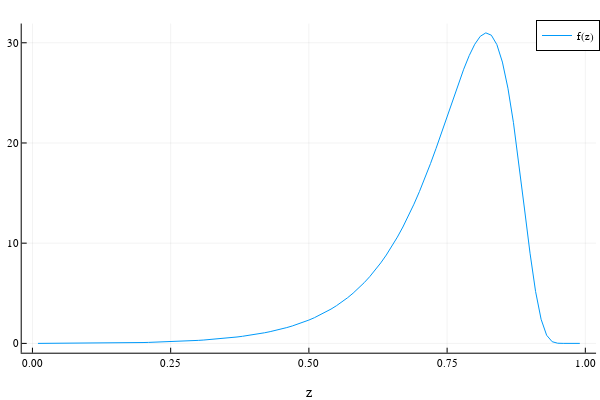

Notebook cell for this chart:
### Markdown cell above
### (c) If your result in (b) is correct, 
you will notice that 𝑓(0) and 𝑓(1) are both
of the indeterminate form 0/0. Write a code to plot 𝑓(𝑧) from 𝑧 = 0.01 to
𝑧 = 0.99. 

Guess the value of $lim_{z\to0^+} f(z)$ and $lim_{z\to1^-} f(z)$.

### Code cell
zs = 0.01:0.01:0.99
fs = (t->fexpr(z=>t)).(zs)

plot(zs,fs,label="f(z)")
xlabel!("z")

### Figure 1 — Plotly figure (JSON) as saved in the notebook; plotly's stock layout.template omitted (floating-point values rounded to 4 significant figures)
{"data": [{"colorbar": {"len": 0.9143, "title": {"text": ""}, "x": 0.9934, "y": 0.533}, "legendgroup": "f(z)", "line": {"color": "rgba(0, 154, 250, 1.000)", "dash": "solid", "shape": "linear", "width": 1}, "mode": "lines", "name": "f(z)", "showlegend": true, "type": "scatter", "x": [0.01, 0.02, 0.03, 0.04, 0.05, 0.06, 0.07, 0.08, 0.09, 0.1, 0.11, 0.12, 0.13, 0.14, 0.15, 0.16, 0.17, 0.18, 0.19, 0.2, 0.21, 0.22, 0.23, 0.24, 0.25, 0.26, 0.27, 0.28, 0.29, 0.3, 0.31, 0.32, 0.33, 0.34, 0.35, 0.36, 0.37, 0.38, 0.39, 0.4, 0.41, 0.42, 0.43, 0.44, 0.45, 0.46, 0.47, 0.48, 0.49, 0.5, 0.51, 0.52, 0.53, 0.54, 0.55, 0.56, 0.57, 0.58, 0.59, 0.6, 0.61, 0.62, 0.63, 0.64, 0.65, 0.66, 0.67, 0.68, 0.69, 0.7, 0.71, 0.72, 0.73, 0.74, 0.75, 0.76, 0.77, 0.78, 0.79, 0.8, 0.81, 0.82, 0.83, 0.84, 0.85, 0.86, 0.87, 0.88, 0.89, 0.9, 0.91, 0.92, 0.93, 0.94, 0.95, 0.96, 0.97, 0.98, 0.99], "xaxis": "x", "y": [0.0001036, 0.0004293, 0.001001, 0.001845, 0.002989, 0.004465, 0.006307, 0.008551, 0.01124, 0.01441, 0.01812, 0.02241, 0.02735, 0.03299, 0.03941, 0.04668, 0.05487, 0.06408, 0.07441, 0.08596, 0.09884, 0.1132, 0.1291, 0.1468, 0.1664, 0.1881, 0.2122, 0.2387, 0.268, 0.3002, 0.3358, 0.375, 0.4182, 0.4657, 0.518, 0.5755, 0.6387, 0.7082, 0.7845, 0.8684, 0.9606, 1.062, 1.173, 1.295, 1.43, 1.577, 1.739, 1.917, 2.113, 2.328, 2.564, 2.823, 3.108, 3.421, 3.765, 4.143, 4.557, 5.012, 5.511, 6.058, 6.658, 7.315, 8.033, 8.818, 9.673, 10.6, 11.62, 12.71, 13.89, 15.16, 16.51, 17.95, 19.46, 21.03, 22.63, 24.26, 25.85, 27.36, 28.72, 29.85, 30.65, 30.99, 30.75, 29.82, 28.07, 25.47, 22.03, 17.91, 13.41, 8.998, 5.185, 2.407, 0.8129, 0.1678, 0.01537, 0.0003262, 3.408e-07, 1.542e-13, 9.812e-34], "yaxis": "y"}], "layout": {"annotations": [], "height": 400, "legend": {"bgcolor": "rgba(255, 255, 255, 1.000)", "bordercolor": "rgba(0, 0, 0, 1)", "borderwidth": 1, "font": {"color": "rgba(0, 0, 0, 1)", "family": "sans-serif", "size": 11}, "title": {"font": {"color": "rgba(0, 0, 0, 1)", "family": "sans-serif", "size": 15}, "text": ""}, "tracegroupgap": 0, "traceorder": "normal", "x": 1, "xanchor": "auto", "y": 1, "yanchor": "auto"}, "margin": {"b": 20, "l": 0, "r": 0, "t": 20}, "paper_bgcolor": "rgba(255, 255, 255, 1.000)", "plot_bgcolor": "rgba(255, 255, 255, 1.000)", "showlegend": true, "width": 600, "xaxis": {"anchor": "y", "domain": [0.03619, 0.9934], "gridcolor": "rgba(0, 0, 0, 0.1)", "gridwidth": 0.5, "linecolor": "rgba(0, 0, 0, 1)", "mirror": false, "range": [-0.0194, 1.019], "showgrid": true, "showline": true, "showticklabels": true, "tickangle": 0, "tickcolor": "rgb(0, 0, 0)", "tickfont": {"color": "rgba(0, 0, 0, 1)", "family": "sans-serif", "size": 11}, "tickmode": "array", "ticks": "inside", "ticktext": ["0.00", "0.25", "0.50", "0.75", "1.00"], "tickvals": [0, 0.25, 0.5, 0.75, 1], "title": {"font": {"color": "rgba(0, 0, 0, 1)", "family": "sans-serif", "size": 15}, "text": "z"}, "type": "linear", "visible": true, "zeroline": false, "zerolinecolor": "rgba(0, 0, 0, 1)"}, "yaxis": {"anchor": "x", "domain": [0.07581, 0.9902], "gridcolor": "rgba(0, 0, 0, 0.1)", "gridwidth": 0.5, "linecolor": "rgba(0, 0, 0, 1)", "mirror": false, "range": [-0.9297, 31.92], "showgrid": true, "showline": true, "showticklabels": true, "tickangle": 0, "tickcolor": "rgb(0, 0, 0)", "tickfont": {"color": "rgba(0, 0, 0, 1)", "family": "sans-serif", "size": 11}, "tickmode": "array", "ticks": "inside", "ticktext": ["0", "10", "20", "30"], "tickvals": [0, 10, 20, 30], "title": {"font": {"color": "rgba(0, 0, 0, 1)", "family": "sans-serif", "size": 15}, "text": ""}, "type": "linear", "visible": true, "zeroline": false, "zerolinecolor": "rgba(0, 0, 0, 1)"}}}
